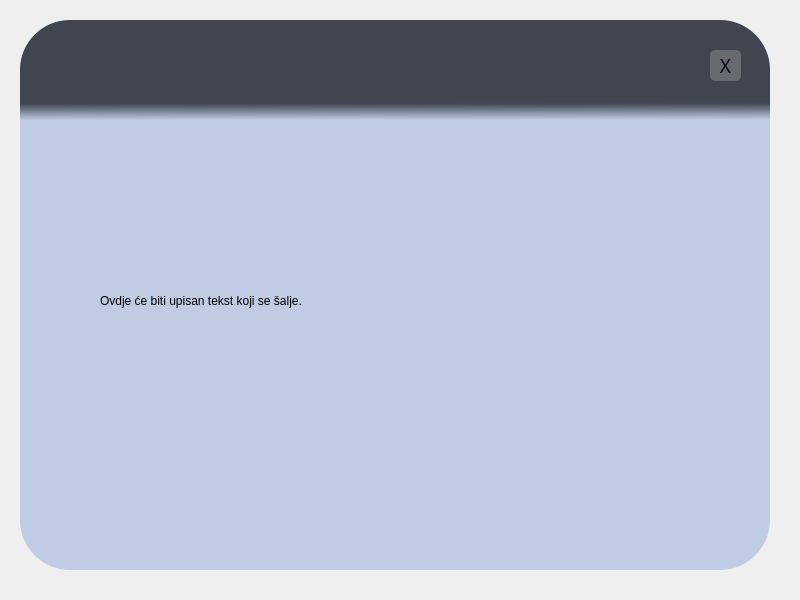
<?xml version="1.0" encoding="UTF-8"?>
<ui version="4.0">
 <class>MainWindow</class>
 <widget class="QMainWindow" name="MainWindow">
  <property name="geometry">
   <rect>
    <x>0</x>
    <y>0</y>
    <width>800</width>
    <height>600</height>
   </rect>
  </property>
  <property name="windowTitle">
   <string>MainWindow</string>
  </property>
  <widget class="QWidget" name="centralwidget">
   <widget class="QWidget" name="widget" native="true">
    <property name="geometry">
     <rect>
      <x>20</x>
      <y>20</y>
      <width>750</width>
      <height>550</height>
     </rect>
    </property>
    <property name="styleSheet">
     <string notr="true">QPushButton {
	font: 14pt &quot;Arial Rounded MT Bold&quot;;
border-radius: 20px;
}

QPushButton#recordBtn {
background-color: qlineargradient(spread:reflect, x1:0, y1:0, x2:0.553, y2:0.533409, stop:0.00497512 rgba(78, 75, 108, 255), stop:0.935323 rgba(151, 180, 209, 255))
}

QPushButton#editBtn {
color: white;
background-color:qlineargradient(spread:reflect, x1:0, y1:0, x2:0.513, y2:0.499318, stop:0 rgba(160, 193, 221, 255), stop:0.955224 rgba(74, 99, 119, 255))
}

QPushButton#editBtn:hover, #recordBtn:hover, #exitBtn:hover {
background-color: qlineargradient(spread:pad, x1:0, y1:0, x2:0.731905, y2:0.755, stop:0 rgba(255, 221, 221, 255), stop:0.955224 rgba(238, 103, 100, 255))
}

QPushButton#exitBtn {
background-color: rgba(195, 195, 195, 0.3);
color: rgba(10, 10, 10);
border-radius: 5px; 
}</string>
    </property>
    <widget class="QLabel" name="mainLabel">
     <property name="geometry">
      <rect>
       <x>0</x>
       <y>0</y>
       <width>750</width>
       <height>550</height>
      </rect>
     </property>
     <property name="styleSheet">
      <string notr="true">border-radius: 50px;
background-color: rgb(191, 204, 228);</string>
     </property>
     <property name="text">
      <string/>
     </property>
    </widget>
    <widget class="QLabel" name="micLabel">
     <property name="geometry">
      <rect>
       <x>30</x>
       <y>130</y>
       <width>80</width>
       <height>80</height>
      </rect>
     </property>
     <property name="text">
      <string/>
     </property>
     <property name="pixmap">
      <pixmap>imgs/microphone.png</pixmap>
     </property>
     <property name="scaledContents">
      <bool>true</bool>
     </property>
     <property name="alignment">
      <set>Qt::AlignCenter</set>
     </property>
    </widget>
    <widget class="QLabel" name="header">
     <property name="geometry">
      <rect>
       <x>0</x>
       <y>0</y>
       <width>750</width>
       <height>70</height>
      </rect>
     </property>
     <property name="font">
      <font>
       <family>Arial Rounded MT Bold</family>
       <pointsize>28</pointsize>
      </font>
     </property>
     <property name="styleSheet">
      <string notr="true">border-top-left-radius: 50px;
border-top-right-radius: 50px;
background-color: rgb(64, 69, 79);
</string>
     </property>
     <property name="text">
      <string/>
     </property>
     <property name="alignment">
      <set>Qt::AlignCenter</set>
     </property>
     <property name="margin">
      <number>10</number>
     </property>
    </widget>
    <widget class="QLabel" name="headerLabel">
     <property name="geometry">
      <rect>
       <x>200</x>
       <y>10</y>
       <width>352</width>
       <height>71</height>
      </rect>
     </property>
     <property name="text">
      <string/>
     </property>
     <property name="pixmap">
      <pixmap>imgs/Webp.net-resizeimage.png</pixmap>
     </property>
     <property name="scaledContents">
      <bool>true</bool>
     </property>
    </widget>
    <widget class="QLabel" name="headerFade">
     <property name="geometry">
      <rect>
       <x>0</x>
       <y>70</y>
       <width>750</width>
       <height>30</height>
      </rect>
     </property>
     <property name="font">
      <font>
       <family>Arial Rounded MT Bold</family>
       <pointsize>28</pointsize>
      </font>
     </property>
     <property name="styleSheet">
      <string notr="true">background-color: qlineargradient(spread:pad, x1:0.511975, y1:0.443, x2:0.522, y2:1, stop:0 rgba(64, 69, 79, 255), stop:1 rgba(64, 69, 79, 0))</string>
     </property>
     <property name="text">
      <string/>
     </property>
     <property name="alignment">
      <set>Qt::AlignCenter</set>
     </property>
     <property name="margin">
      <number>10</number>
     </property>
    </widget>
    <widget class="QPushButton" name="exitBtn">
     <property name="geometry">
      <rect>
       <x>690</x>
       <y>30</y>
       <width>31</width>
       <height>31</height>
      </rect>
     </property>
     <property name="font">
      <font>
       <family>Arial Rounded MT Bold</family>
       <pointsize>14</pointsize>
       <weight>50</weight>
       <italic>false</italic>
       <bold>false</bold>
      </font>
     </property>
     <property name="text">
      <string>X</string>
     </property>
    </widget>
    <widget class="QLabel" name="label">
     <property name="geometry">
      <rect>
       <x>80</x>
       <y>250</y>
       <width>331</width>
       <height>61</height>
      </rect>
     </property>
     <property name="text">
      <string>Ovdje će biti upisan tekst koji se šalje. </string>
     </property>
    </widget>
    <zorder>mainLabel</zorder>
    <zorder>micLabel</zorder>
    <zorder>header</zorder>
    <zorder>headerFade</zorder>
    <zorder>headerLabel</zorder>
    <zorder>exitBtn</zorder>
    <zorder>label</zorder>
   </widget>
  </widget>
 </widget>
 <resources/>
 <connections/>
</ui>
